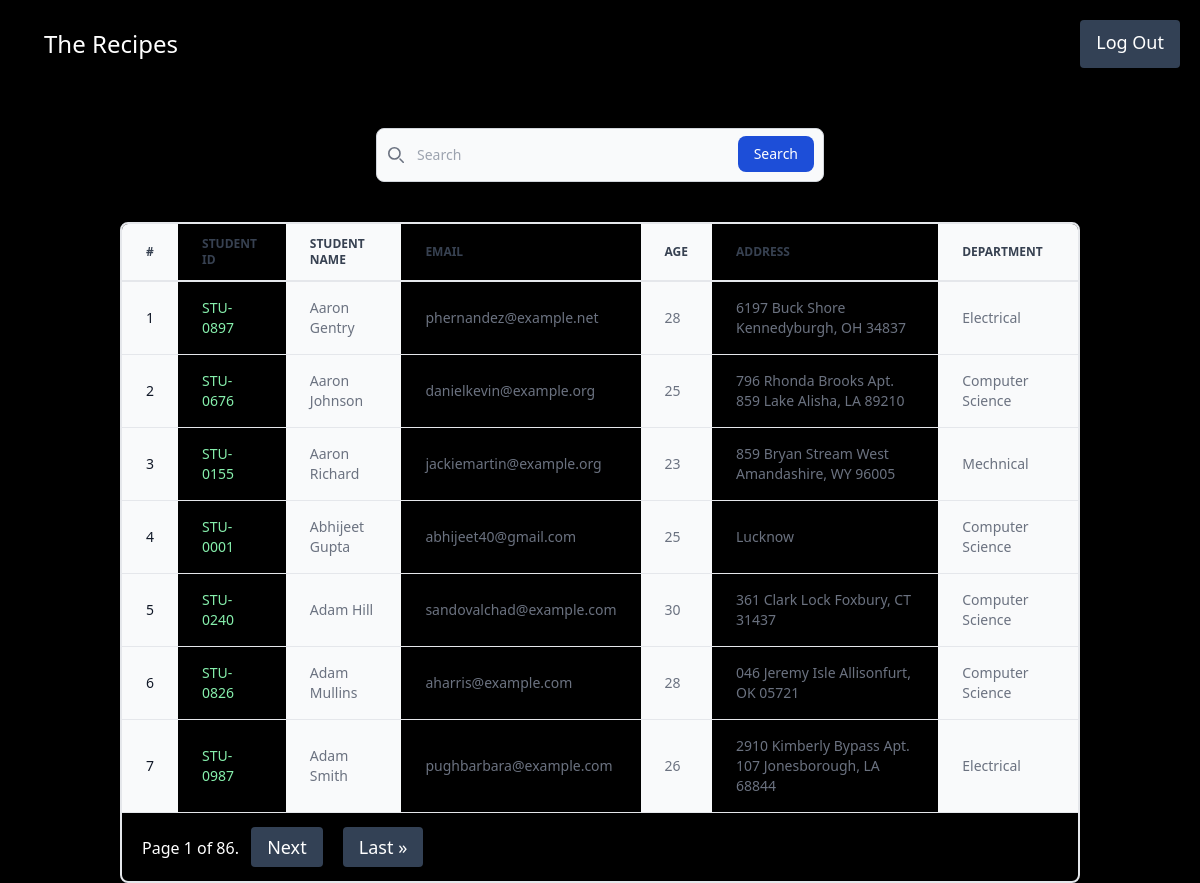
Page /vege/students (signed in) on the committed database.
### vege/models.py (models this page shows, shortened)
class Student(models.Model):
    department = models.ForeignKey(
        Department, related_name="depart", on_delete=models.CASCADE)
    student_id = models.OneToOneField(
        StudentID, related_name="studentid", on_delete=models.CASCADE)
    student_name = models.CharField(max_length=100)
    student_email = models.EmailField(unique=True)
    student_age = models.IntegerField(default=18)
    student_address = models.TextField()
    class Meta:
        ordering = ["student_name"]
        verbose_name = "student"

class StudentID(models.Model):
    student_id = models.CharField(max_length=100)
    def __str__(self):
        return self.student_id

class Department(models.Model):
    department = models.CharField(max_length=100)
    def __str__(self) -> str:
        return self.department
    class Meta:
        ordering = ["department"]

### vege/views.py (the view)
@login_required(login_url="/vege/loginn")
def get_students(request):
    queryset = Student.objects.all()
    search = request.GET.get("search")
    if search:
        queryset = queryset.filter(Q(student_name__icontains=search) | Q(student_id__student_id__icontains=search) | Q(
            student_email__icontains=search) | Q(student_age__icontains=search) | Q(student_address__icontains=search) | Q(department__department__icontains=search))
    paginator = Paginator(queryset, 7)
    page_no = request.GET.get("page", 1)
    page_obj = paginator.get_page(page_no)
    return render(request, template_name="report/students.html", context={"queryset": page_obj})

### vege/templates/report/students.html (shortened to what this page needs)
{% extends 'base2.html' %}
{% block start %}
  <form class="max-w-md mx-auto my-10">
    <div class="relative">
      <div class="absolute inset-y-0 start-0 flex items-center ps-3 pointer-events-none">
      </div>
      <input type="search" name="search" id="default-search" class="block w-full p-4 ps-10 text-sm text-gray-900 border border-gray-300 rounded-lg bg-gray-50 focus:ring-blue-500 focus:border-blue-500 dark:bg-gray-700 dark:border-gray-600 dark:placeholder-gray-400 dark:text-white dark:focus:ring-blue-500 dark:focus:border-blue-500" placeholder="Search" required />
      <button type="submit" class="text-white absolute end-2.5 bottom-2.5 bg-blue-700 hover:bg-blue-800 focus:ring-4 focus:outline-none focus:ring-blue-300 font-medium rounded-lg text-sm px-4 py-2 dark:bg-blue-600 dark:hover:bg-blue-700 dark:focus:ring-blue-800">Search</button>
    </div>
  </form>
  <div class="relative overflow-x-auto shadow-md sm:rounded-lg mx-[10vw] border-2 dark:bg-slate-800 dark:text-white dark:text-slate-400">
    <table class="w-full text-sm text-left rtl:text-right text-gray-500 dark:text-gray-400">
      <thead class="text-xs border-b-2 text-gray-700 uppercase dark:text-gray-400">
        <tr>
          <th scope="col" class="px-6 py-3 bg-gray-50 dark:bg-gray-800">#</th>
          <th scope="col" class="px-6 py-3">Student ID</th>
          <th scope="col" class="px-6 py-3 bg-gray-50 dark:bg-gray-800">Student Name</th>
          <th scope="col" class="px-6 py-3">Email</th>
          <th scope="col" class="px-6 py-3 bg-gray-50 dark:bg-gray-800">Age</th>
          <th scope="col" class="px-6 py-3">Address</th>
          <th scope="col" class="px-6 py-3 bg-gray-50 dark:bg-gray-800">Department</th>
        </tr>
      </thead>
      <tbody>
        {% for student in queryset %}
          <tr class="border-b border-gray-200 dark:border-gray-700">
            <th scope="row" class="px-6 py-4 font-medium text-gray-900 whitespace-nowrap bg-gray-50 dark:text-white dark:bg-gray-800">{{ forloop.counter }}</th>
            <td class="px-6 py-4">
              <a class="text-green-300" href="{% url 'seeMarks' student.student_id %}">{{ student.student_id }}</a>
            </td>
            <td class="px-6 py-4 bg-gray-50 dark:bg-gray-800">{{ student.student_name }}</td>
            <td class="px-6 py-4">{{ student.student_email }}</td>
            <td class="px-6 py-4 bg-gray-50 dark:bg-gray-800">{{ student.student_age }}</td>
            <td class="px-6 py-4">{{ student.student_address }}</td>
            <td class="px-6 py-4 bg-gray-50 dark:bg-gray-800">{{ student.department }}</td>
          </tr>
        {% endfor %}
      </tbody>
    </table>
    <div class="pagination m-2 m-[20px]">
      <span class="step-links">
        <span class="current">Page {{ queryset.number }} of {{ queryset.paginator.num_pages }}.</span>
        {% if queryset.has_next %}
          <a class="text-white bg-slate-700 border-0 px-4 py-2 m-2 focus:outline-none hover:bg-indigo-600 rounded text-lg" href="?page={{ queryset.next_page_number }}">Next</a>
          <a class="text-white bg-slate-700 border-0 px-4 py-2 m-2 focus:outline-none hover:bg-indigo-600 rounded text-lg" href="?page={{ queryset.paginator.num_pages }}">Last &raquo;</a>
        {% endif %}
      </span>
    </div>
  </div>
{% endblock %}

### vege/templates/base2.html (style rules this page uses)
body { background-color: black; color: white; }

### rows in the picture
Student: student_id "STU-0897", student_name "Aaron Gentry", student_email "phernandez@example.net", student_age "28", student_address "6197 Buck Shore Kennedyburgh, OH 34837", department "Electrical"
Student: student_id "STU-0676", student_name "Aaron Johnson", student_email "danielkevin@example.org", student_age "25", student_address "796 Rhonda Brooks Apt. 859 Lake Alisha, LA 89210", department "Computer Science"
Student: student_id "STU-0155", student_name "Aaron Richard", student_email "jackiemartin@example.org", student_age "23", student_address "859 Bryan Stream West Amandashire, WY 96005", department "Mechnical"
Student: student_id "STU-0001", student_name "Abhijeet Gupta", student_email "abhijeet40@gmail.com", student_age "25", student_address "Lucknow", department "Computer Science"
Student: student_id "STU-0240", student_name "Adam Hill", student_email "sandovalchad@example.com", student_age "30", student_address "361 Clark Lock Foxbury, CT 31437", department "Computer Science"
Student: student_id "STU-0826", student_name "Adam Mullins", student_email "aharris@example.com", student_age "28", student_address "046 Jeremy Isle Allisonfurt, OK 05721", department "Computer Science"
Student: student_id "STU-0987", student_name "Adam Smith", student_email "pughbarbara@example.com", student_age "26", student_address "2910 Kimberly Bypass Apt. 107 Jonesborough, LA 68844", department "Electrical"

### other values in the picture
{{ queryset.number }} "1"
{{ queryset.paginator.num_pages }} "86"
